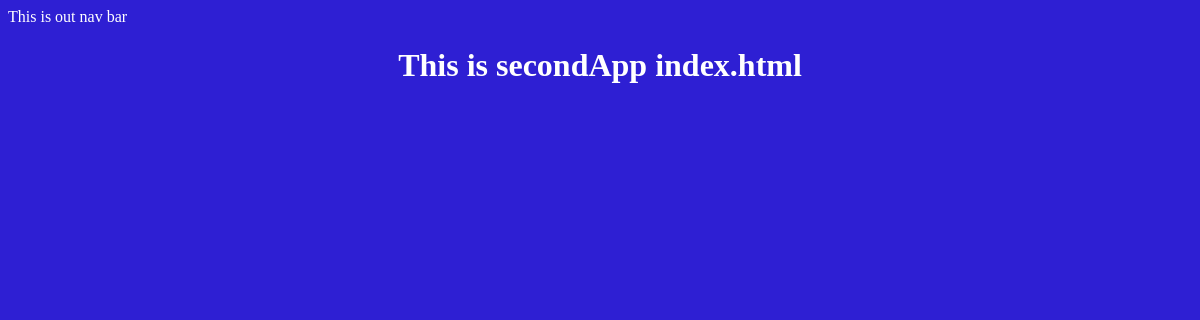
The app's page /secondApp/, older data.
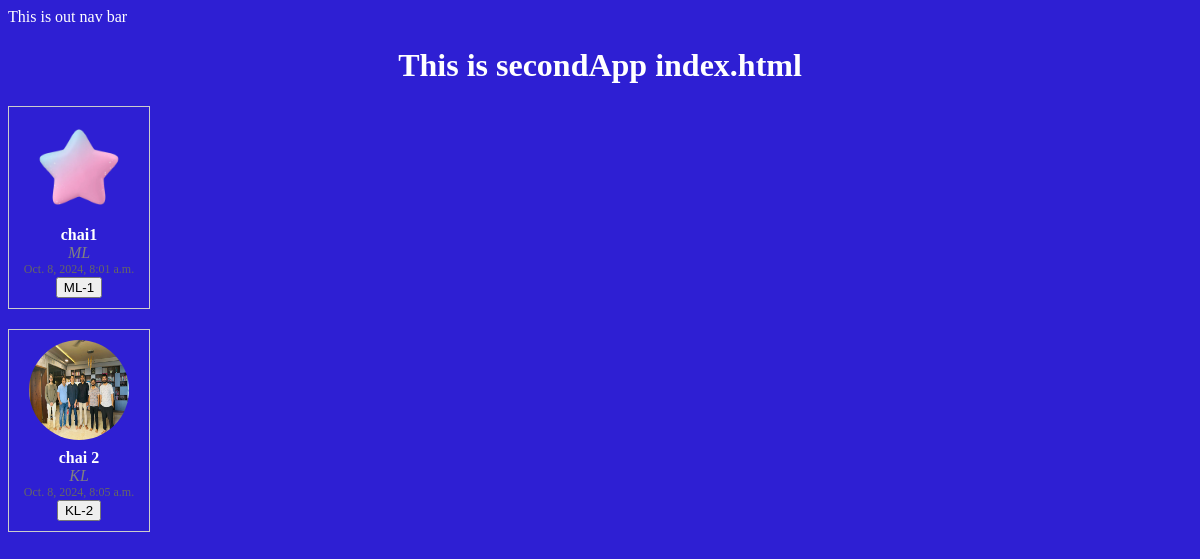
The same page, newer data.
### secondApp/models.py (models this page shows, shortened)
class ChaiVariety(models.Model):
  CHAI_TYPE_CHOICES = [
    ('ML', 'MASALA'),
    ('GR', 'GINGER'),
    ('KL', 'KIWI'),
    ('PL', 'PLAIN'),
    ('EL', 'ELAICHI'),
  ]
  name = models.CharField(max_length=100)
  image = models.ImageField(upload_to='chais/')
  date_added = models.DateTimeField(default=timezone.now)
  type = models.CharField(max_length=2, choices=CHAI_TYPE_CHOICES, default='ML')
  description = models.TextField(default="")

### secondApp/views.py (the view)
# urls.py: path('', views.SecondAppHome, name='secondAppHome'),
def SecondAppHome(request):
    chais = ChaiVariety.objects.all()
    return render(request, 'secondApp/index.html', {'chais': chais})

### secondApp/templates/secondApp/index.html (shortened to what this page needs)
{% extends "layout.html" %}
{% block content %}<h1>This is secondApp index.html</h1>
{% for chai in chais %}
<div style="border: 1px solid #ccc; padding: 10px; width: 120px; text-align: center; margin-top:20px">
    <img src="{{chai.image.url}}" width="100px" height="100px" style="border-radius: 50%;"/>
    <div style="font-weight: bold; margin-top: 5px;"> {{chai.name}} </div>
    <div style="font-style: italic; color: gray;"> {{chai.type}} </div>
    <div style="font-size: 12px; color: #666;"> {{chai.date_added}} </div>
    <div><a href="{% url 'chai_detail' chai.id %}">
        <button style="cursor: pointer;">{{chai.type}}-{{chai.id}}</button>
    </a> </div>
</div>
{% endfor %}
{% endblock %}

### templates/layout.html (shortened to what this page needs)
{% load static %}
<!DOCTYPE html>
<html lang="en">
<head>
    <link rel="stylesheet" href="{% static 'styles.css' %}">
</head>
<body>
    <nav>This is out nav bar</nav>
    {% block content %}{% endblock %}
</body>
</html>

### static/styles.css (style rules this page uses)
body { background-color: rgb(46, 31, 211); color: white; }
h1 { text-align: center; }

Row changes from the older to the newer data that the page shows:
added ChaiVariety: image (picture), name "chai1", type "ML", date_added "Oct. 8, 2024, 8:01 a.m.", id "1"
added ChaiVariety: image (picture), name "chai 2", type "KL", date_added "Oct. 8, 2024, 8:05 a.m.", id "2"
